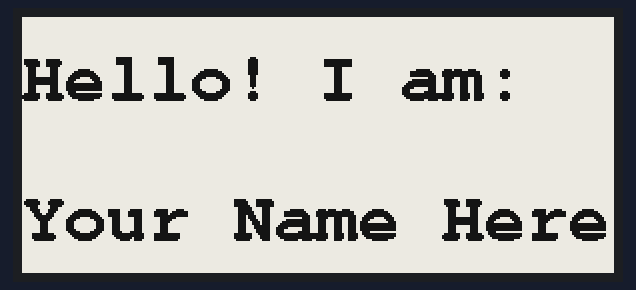
A sketch run on a simulated Arduino Uno, built for the host (arithmetic inside an expression is 32-bit, double 64-bit). Parts: 296×128 one-colour display.

Above: at 3.1 s.

The sketch:

Code.ino
```cpp
// (licence header left out)
// ###################################################################################################################################################
// #
// # Code version:
// #
// ###################################################################################################################################################
// V1.0.1
// ###################################################################################################################################################
// Change text here:
String Line1 = "Hello! I am:";
String Line2 = "Your Name Here";
// NOTE: No changes needed from this line on
// ###################################################################################################################################################
// ePaper display and fonts:
#include <GxEPD.h>                        // Install library "GxEPD" plus its named addons and restart Ardunino --> https://github.com/ZinggJM/GxEPD
#include <GxGDEH029A1/GxGDEH029A1.h>      // 2.9" b/w
#include <GxIO/GxIO_SPI/GxIO_SPI.h>
#include <GxIO/GxIO.h>
GxIO_Class io(SPI, /*CS=5*/ SS, /*DC=*/ 17, /*RST=*/ 16); // arbitrary selection of 17, 16
GxEPD_Class display(io, /*RST=*/ 16, /*BUSY=*/ 4); // arbitrary selection of (16), 4
#include <Fonts/FreeMonoBold9pt7b.h>
#include <Fonts/FreeMonoBold12pt7b.h>
#include <Fonts/FreeMonoBold18pt7b.h>
#include <Fonts/FreeMonoBold24pt7b.h>
// ###################################################################################################################################################
void setup() {
  Serial.begin(115200);
  display.init();
  delay(1000);
  String DisplayText = "-";
  DisplayText = Line1 + "\n\n" + Line2;
  showFont(DisplayText);
}
// ###################################################################################################################################################
void loop() {
  // not used
}
// ###################################################################################################################################################
// Write text to the display:
void showFont(String text)
{
  display.fillScreen(GxEPD_WHITE);
  display.setTextColor(GxEPD_BLACK);
  display.setRotation(3);
  display.setCursor(0, 0);
  display.setFont(&FreeMonoBold18pt7b);
  display.println();
  display.println(text);
  display.update();
}
```
